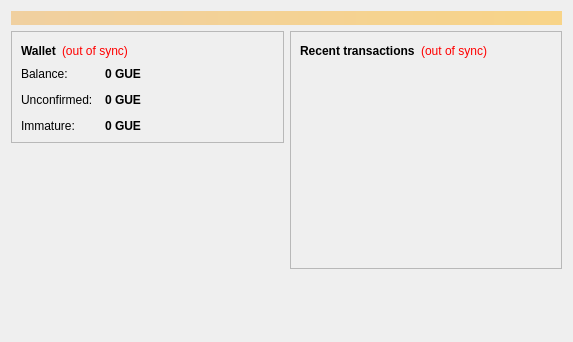
<?xml version="1.0" encoding="UTF-8"?>
<ui version="4.0">
 <class>OverviewPage</class>
 <widget class="QWidget" name="OverviewPage">
  <property name="geometry">
   <rect>
    <x>0</x>
    <y>0</y>
    <width>573</width>
    <height>342</height>
   </rect>
  </property>
  <property name="windowTitle">
   <string>Form</string>
  </property>
  <layout class="QVBoxLayout" name="topLayout">
   <item>
    <widget class="QLabel" name="labelAlerts">
     <property name="visible">
      <bool>false</bool>
     </property>
     <property name="styleSheet">
      <string notr="true">background-color: qlineargradient(x1: 0, y1: 0, x2: 1, y2: 0, stop:0 #F0D0A0, stop:1 #F8D488); color:#000000;</string>
     </property>
     <property name="wordWrap">
      <bool>true</bool>
     </property>
     <property name="margin">
      <number>3</number>
     </property>
    </widget>
   </item>
   <item>
    <layout class="QHBoxLayout" name="horizontalLayout" stretch="1,1">
     <item>
      <layout class="QVBoxLayout" name="verticalLayout_2">
       <item>
        <widget class="QFrame" name="frame">
         <property name="frameShape">
          <enum>QFrame::StyledPanel</enum>
         </property>
         <property name="frameShadow">
          <enum>QFrame::Raised</enum>
         </property>
         <layout class="QVBoxLayout" name="verticalLayout_4">
          <item>
           <layout class="QHBoxLayout" name="horizontalLayout_4">
            <item>
             <widget class="QLabel" name="label_5">
              <property name="font">
               <font>
                <weight>75</weight>
                <bold>true</bold>
               </font>
              </property>
              <property name="text">
               <string>Wallet</string>
              </property>
             </widget>
            </item>
            <item>
             <widget class="QLabel" name="labelWalletStatus">
              <property name="toolTip">
               <string>The displayed information may be out of date. Your wallet automatically synchronizes with the Guelt network after a connection is established, but this process has not completed yet.</string>
              </property>
              <property name="styleSheet">
               <string notr="true">QLabel { color: red; }</string>
              </property>
              <property name="text">
               <string notr="true">(out of sync)</string>
              </property>
              <property name="alignment">
               <set>Qt::AlignLeading|Qt::AlignLeft|Qt::AlignVCenter</set>
              </property>
             </widget>
            </item>
            <item>
             <spacer name="horizontalSpacer_2">
              <property name="orientation">
               <enum>Qt::Horizontal</enum>
              </property>
              <property name="sizeHint" stdset="0">
               <size>
                <width>40</width>
                <height>20</height>
               </size>
              </property>
             </spacer>
            </item>
           </layout>
          </item>
          <item>
           <layout class="QFormLayout" name="formLayout_2">
            <property name="fieldGrowthPolicy">
             <enum>QFormLayout::AllNonFixedFieldsGrow</enum>
            </property>
            <property name="horizontalSpacing">
             <number>12</number>
            </property>
            <property name="verticalSpacing">
             <number>12</number>
            </property>
            <item row="0" column="0">
             <widget class="QLabel" name="label">
              <property name="text">
               <string>Balance:</string>
              </property>
             </widget>
            </item>
            <item row="0" column="1">
             <widget class="QLabel" name="labelBalance">
              <property name="font">
               <font>
                <weight>75</weight>
                <bold>true</bold>
               </font>
              </property>
              <property name="cursor">
               <cursorShape>IBeamCursor</cursorShape>
              </property>
              <property name="toolTip">
               <string>Your current balance</string>
              </property>
              <property name="text">
               <string notr="true">0 GUE</string>
              </property>
              <property name="textInteractionFlags">
               <set>Qt::LinksAccessibleByMouse|Qt::TextSelectableByKeyboard|Qt::TextSelectableByMouse</set>
              </property>
             </widget>
            </item>
            <item row="1" column="0">
             <widget class="QLabel" name="label_3">
              <property name="text">
               <string>Unconfirmed:</string>
              </property>
             </widget>
            </item>
            <item row="1" column="1">
             <widget class="QLabel" name="labelUnconfirmed">
              <property name="font">
               <font>
                <weight>75</weight>
                <bold>true</bold>
               </font>
              </property>
              <property name="cursor">
               <cursorShape>IBeamCursor</cursorShape>
              </property>
              <property name="toolTip">
               <string>Total of transactions that have yet to be confirmed, and do not yet count toward the current balance</string>
              </property>
              <property name="text">
               <string notr="true">0 GUE</string>
              </property>
              <property name="textInteractionFlags">
               <set>Qt::LinksAccessibleByMouse|Qt::TextSelectableByKeyboard|Qt::TextSelectableByMouse</set>
              </property>
             </widget>
            </item>
            <item row="2" column="0">
             <widget class="QLabel" name="labelImmatureText">
              <property name="text">
               <string>Immature:</string>
              </property>
             </widget>
            </item>
            <item row="2" column="1">
             <widget class="QLabel" name="labelImmature">
              <property name="font">
               <font>
                <weight>75</weight>
                <bold>true</bold>
               </font>
              </property>
              <property name="toolTip">
               <string>Mined balance that has not yet matured</string>
              </property>
              <property name="text">
               <string notr="true">0 GUE</string>
              </property>
              <property name="textInteractionFlags">
               <set>Qt::LinksAccessibleByMouse|Qt::TextSelectableByKeyboard|Qt::TextSelectableByMouse</set>
              </property>
             </widget>
            </item>
           </layout>
          </item>
         </layout>
        </widget>
       </item>
       <item>
        <spacer name="verticalSpacer">
         <property name="orientation">
          <enum>Qt::Vertical</enum>
         </property>
         <property name="sizeHint" stdset="0">
          <size>
           <width>20</width>
           <height>40</height>
          </size>
         </property>
        </spacer>
       </item>
      </layout>
     </item>
     <item>
      <layout class="QVBoxLayout" name="verticalLayout_3">
       <item>
        <widget class="QFrame" name="frame_2">
         <property name="frameShape">
          <enum>QFrame::StyledPanel</enum>
         </property>
         <property name="frameShadow">
          <enum>QFrame::Raised</enum>
         </property>
         <layout class="QVBoxLayout" name="verticalLayout">
          <item>
           <layout class="QHBoxLayout" name="horizontalLayout_2">
            <item>
             <widget class="QLabel" name="label_4">
              <property name="text">
               <string>&lt;b&gt;Recent transactions&lt;/b&gt;</string>
              </property>
             </widget>
            </item>
            <item>
             <widget class="QLabel" name="labelTransactionsStatus">
              <property name="toolTip">
               <string>The displayed information may be out of date. Your wallet automatically synchronizes with the Guelt network after a connection is established, but this process has not completed yet.</string>
              </property>
              <property name="styleSheet">
               <string notr="true">QLabel { color: red; }</string>
              </property>
              <property name="text">
               <string notr="true">(out of sync)</string>
              </property>
              <property name="alignment">
               <set>Qt::AlignRight|Qt::AlignTrailing|Qt::AlignVCenter</set>
              </property>
             </widget>
            </item>
            <item>
             <spacer name="horizontalSpacer">
              <property name="orientation">
               <enum>Qt::Horizontal</enum>
              </property>
              <property name="sizeHint" stdset="0">
               <size>
                <width>40</width>
                <height>20</height>
               </size>
              </property>
             </spacer>
            </item>
           </layout>
          </item>
          <item>
           <widget class="QListView" name="listTransactions">
            <property name="styleSheet">
             <string notr="true">QListView { background: transparent; }</string>
            </property>
            <property name="frameShape">
             <enum>QFrame::NoFrame</enum>
            </property>
            <property name="verticalScrollBarPolicy">
             <enum>Qt::ScrollBarAlwaysOff</enum>
            </property>
            <property name="horizontalScrollBarPolicy">
             <enum>Qt::ScrollBarAlwaysOff</enum>
            </property>
            <property name="selectionMode">
             <enum>QAbstractItemView::NoSelection</enum>
            </property>
           </widget>
          </item>
         </layout>
        </widget>
       </item>
       <item>
        <spacer name="verticalSpacer_2">
         <property name="orientation">
          <enum>Qt::Vertical</enum>
         </property>
         <property name="sizeHint" stdset="0">
          <size>
           <width>20</width>
           <height>40</height>
          </size>
         </property>
        </spacer>
       </item>
      </layout>
     </item>
    </layout>
   </item>
  </layout>
 </widget>
 <resources/>
 <connections/>
</ui>
